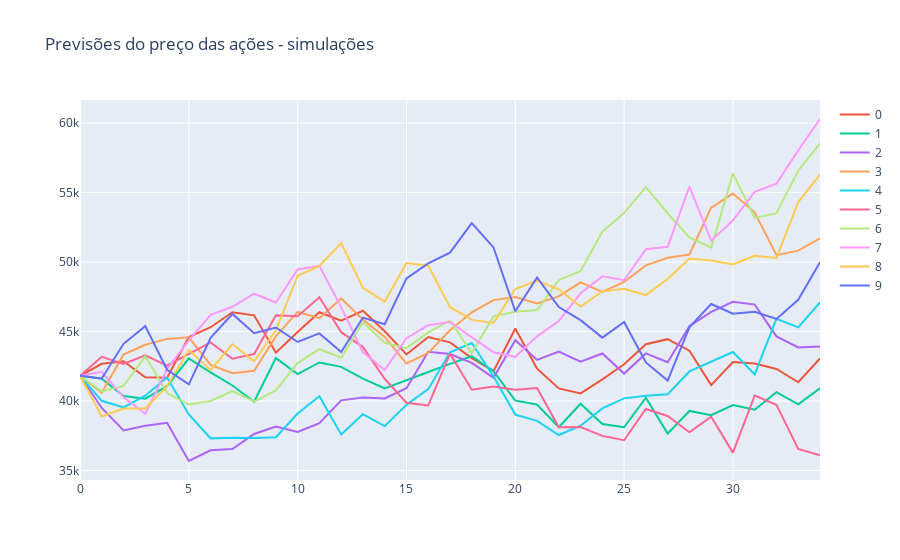

This figure's notebook cell:
### Code cell
figura = px.line(title = 'Previsões do preço das ações - simulações')
for i in range(len(predict.T)):
  figura.add_scatter(y = predict.T[i], name = i)
figura.show()
